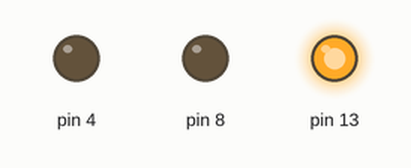
The sketch below on a simulated Arduino Uno, built with avr-gcc and run on an emulated ATmega328P. Shown: output pins drawn as LEDs (lit = HIGH).

Above: at 0.5 s.
At 14.7 s:
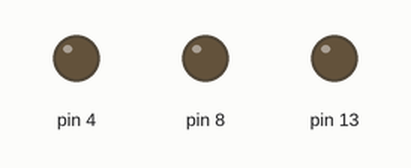
At 29.0 s:
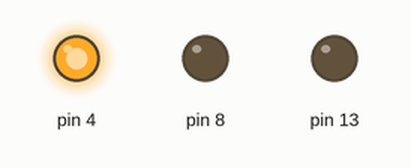
At 57.5 s:
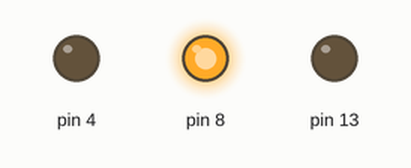
Timing chart, 0 to 58.5 s (numbered marks = the images above):
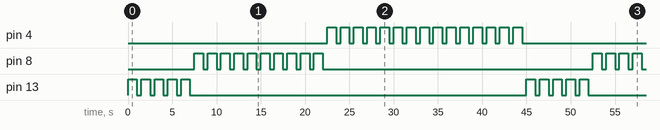

The sketch:

Tutorial_3_Working_with_Breadboards.ino
```cpp
//Working with breadboards
void setup() {
  // put your setup code here, to run once:
  pinMode(13, OUTPUT);
  pinMode(8, OUTPUT);
  pinMode(4, OUTPUT);
}

void loop() {
  // put your main code here, to run repeatedly:

  //pinMode 13
  for(int i = 0; i < 5; i++) {
    digitalWrite(13, HIGH); //turn on light
    delay(1000); // 1 second
    digitalWrite(13, LOW); //turn off light
    delay(500); // 0.5 second
  }

  //pinMode 8
  for(int i = 0; i < 10; i++) {
    digitalWrite(8, HIGH);
    delay(1000);
    digitalWrite(8, LOW);
    delay(500);
  }

  //pinMode 4
  for (int i = 0; i < 15; i++) {
    digitalWrite(4, HIGH);
    delay(1000);
    digitalWrite(4, LOW);
    delay(500);
  }
}
```

Measured:
- by itself, pin 4: moves between LOW and HIGH, repeating every 45.0 s
- by itself, pin 8: repeats every 45.0 s: 9 × (LOW 0.50 s, HIGH 1.0 s), LOW 30.5 s, HIGH 1.0 s
- by itself, pin 13: repeats every 45.0 s: 4 × (LOW 0.50 s, HIGH 1.0 s), LOW 38.0 s, HIGH 1.0 s
